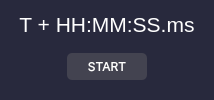
     <widget class="QWidget" name="mission_box" native="true">
      <property name="maximumSize">
       <size>
        <width>16777215</width>
        <height>159</height>
       </size>
      </property>
      <property name="styleSheet">
       <string notr="true">background-color: #28293d;
color: white;
border-radius: 20px;
</string>
      </property>
      <layout class="QVBoxLayout" name="verticalLayout_2">
       <item>
        <widget class="QLabel" name="elapsed_time">
         <property name="font">
          <font>
           <pointsize>16</pointsize>
          </font>
         </property>
         <property name="text">
          <string>T + HH:MM:SS.ms</string>
         </property>
         <property name="alignment">
          <set>Qt::AlignCenter</set>
         </property>
        </widget>
       </item>
       <item>
        <widget class="QGroupBox" name="groupBox_3">
         <property name="enabled">
          <bool>true</bool>
         </property>
         <property name="sizePolicy">
          <sizepolicy hsizetype="Preferred" vsizetype="Preferred">
           <horstretch>0</horstretch>
           <verstretch>0</verstretch>
          </sizepolicy>
         </property>
         <property name="minimumSize">
          <size>
           <width>192</width>
           <height>45</height>
          </size>
         </property>
         <property name="layoutDirection">
          <enum>Qt::LeftToRight</enum>
         </property>
         <property name="alignment">
          <set>Qt::AlignCenter</set>
         </property>
         <property name="flat">
          <bool>false</bool>
         </property>
         <layout class="QGridLayout" name="gridLayout">
          <item row="0" column="0">
           <widget class="QPushButton" name="start_button">
            <property name="maximumSize">
             <size>
              <width>80</width>
              <height>16777215</height>
             </size>
            </property>
            <property name="font">
             <font>
              <family>Inter</family>
              <pointsize>9</pointsize>
             </font>
            </property>
            <property name="layoutDirection">
             <enum>Qt::LeftToRight</enum>
            </property>
            <property name="styleSheet">
             <string notr="true">padding: 6px;
background-color: #434350;
border-radius: 5px;</string>
            </property>
            <property name="text">
             <string>START</string>
            </property>
           </widget>
          </item>
         </layout>
        </widget>
       </item>
      </layout>
     </widget>
